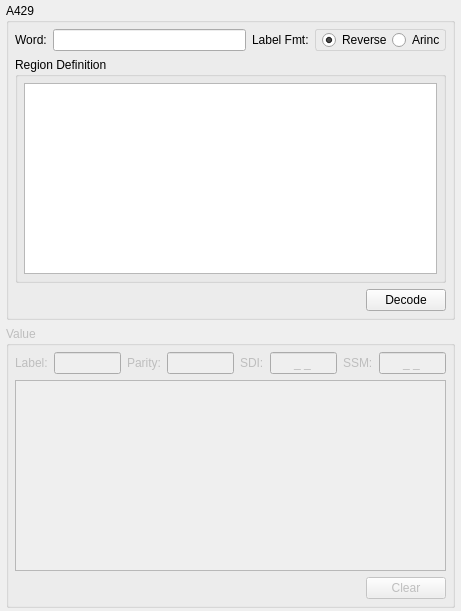
<?xml version="1.0" encoding="UTF-8"?>
<ui version="4.0">
 <author>Binbin Song</author>
 <class>A4292Value</class>
 <widget class="QWidget" name="A4292Value">
  <property name="geometry">
   <rect>
    <x>0</x>
    <y>0</y>
    <width>461</width>
    <height>611</height>
   </rect>
  </property>
  <property name="windowTitle">
   <string>A429-&gt;Value</string>
  </property>
  <layout class="QGridLayout" name="gridLayout">
   <property name="leftMargin">
    <number>6</number>
   </property>
   <property name="topMargin">
    <number>3</number>
   </property>
   <property name="rightMargin">
    <number>6</number>
   </property>
   <property name="bottomMargin">
    <number>3</number>
   </property>
   <item row="0" column="0">
    <widget class="QGroupBox" name="groupBoxA429">
     <property name="title">
      <string>A429</string>
     </property>
     <layout class="QGridLayout" name="gridLayout_5">
      <property name="leftMargin">
       <number>6</number>
      </property>
      <property name="topMargin">
       <number>6</number>
      </property>
      <property name="rightMargin">
       <number>6</number>
      </property>
      <property name="bottomMargin">
       <number>6</number>
      </property>
      <item row="0" column="1">
       <widget class="QLineEdit" name="lineEditA429Word">
        <property name="sizePolicy">
         <sizepolicy hsizetype="Preferred" vsizetype="Fixed">
          <horstretch>0</horstretch>
          <verstretch>0</verstretch>
         </sizepolicy>
        </property>
       </widget>
      </item>
      <item row="2" column="0" colspan="4">
       <layout class="QHBoxLayout" name="horizontalLayout">
        <item>
         <spacer name="horizontalSpacer">
          <property name="orientation">
           <enum>Qt::Horizontal</enum>
          </property>
          <property name="sizeHint" stdset="0">
           <size>
            <width>40</width>
            <height>20</height>
           </size>
          </property>
         </spacer>
        </item>
        <item>
         <widget class="QPushButton" name="pushButtonA429Calc">
          <property name="text">
           <string>Decode</string>
          </property>
         </widget>
        </item>
       </layout>
      </item>
      <item row="1" column="0" colspan="4">
       <widget class="QGroupBox" name="groupBox">
        <property name="title">
         <string>Region Definition</string>
        </property>
        <layout class="QGridLayout" name="gridLayout_4">
         <property name="leftMargin">
          <number>6</number>
         </property>
         <property name="topMargin">
          <number>6</number>
         </property>
         <property name="rightMargin">
          <number>6</number>
         </property>
         <property name="bottomMargin">
          <number>6</number>
         </property>
         <item row="0" column="0">
          <widget class="A429BitsView" name="tableViewA429Region">
           <property name="alternatingRowColors">
            <bool>true</bool>
           </property>
           <attribute name="horizontalHeaderDefaultSectionSize">
            <number>70</number>
           </attribute>
           <attribute name="horizontalHeaderStretchLastSection">
            <bool>true</bool>
           </attribute>
           <attribute name="verticalHeaderMinimumSectionSize">
            <number>22</number>
           </attribute>
           <attribute name="verticalHeaderDefaultSectionSize">
            <number>22</number>
           </attribute>
          </widget>
         </item>
        </layout>
       </widget>
      </item>
      <item row="0" column="0">
       <widget class="QLabel" name="label">
        <property name="sizePolicy">
         <sizepolicy hsizetype="Fixed" vsizetype="Preferred">
          <horstretch>0</horstretch>
          <verstretch>0</verstretch>
         </sizepolicy>
        </property>
        <property name="text">
         <string>Word:</string>
        </property>
       </widget>
      </item>
      <item row="0" column="2">
       <widget class="QLabel" name="label_2">
        <property name="sizePolicy">
         <sizepolicy hsizetype="Fixed" vsizetype="Preferred">
          <horstretch>0</horstretch>
          <verstretch>0</verstretch>
         </sizepolicy>
        </property>
        <property name="text">
         <string>Label Fmt:</string>
        </property>
       </widget>
      </item>
      <item row="0" column="3">
       <widget class="QFrame" name="frameA429Fmt">
        <property name="sizePolicy">
         <sizepolicy hsizetype="Fixed" vsizetype="Preferred">
          <horstretch>0</horstretch>
          <verstretch>0</verstretch>
         </sizepolicy>
        </property>
        <property name="styleSheet">
         <string notr="true">QFrame{ border: 1px solid lightgray; border-radius: 3px;}</string>
        </property>
        <layout class="QGridLayout" name="gridLayout_2">
         <property name="leftMargin">
          <number>6</number>
         </property>
         <property name="topMargin">
          <number>0</number>
         </property>
         <property name="rightMargin">
          <number>0</number>
         </property>
         <property name="bottomMargin">
          <number>0</number>
         </property>
         <property name="spacing">
          <number>0</number>
         </property>
         <item row="0" column="1">
          <widget class="QRadioButton" name="radioButtonA429ARINC">
           <property name="text">
            <string>Arinc</string>
           </property>
          </widget>
         </item>
         <item row="0" column="0">
          <widget class="QRadioButton" name="radioButtonA429Reverse">
           <property name="text">
            <string>Reverse</string>
           </property>
           <property name="checked">
            <bool>true</bool>
           </property>
          </widget>
         </item>
        </layout>
       </widget>
      </item>
     </layout>
    </widget>
   </item>
   <item row="1" column="0">
    <widget class="QGroupBox" name="groupBoxA429Value">
     <property name="enabled">
      <bool>false</bool>
     </property>
     <property name="title">
      <string>Value</string>
     </property>
     <layout class="QGridLayout" name="gridLayout_3">
      <property name="leftMargin">
       <number>6</number>
      </property>
      <property name="topMargin">
       <number>6</number>
      </property>
      <property name="rightMargin">
       <number>6</number>
      </property>
      <property name="bottomMargin">
       <number>6</number>
      </property>
      <item row="0" column="0">
       <widget class="QLabel" name="label_3">
        <property name="text">
         <string>Label:</string>
        </property>
       </widget>
      </item>
      <item row="0" column="1">
       <widget class="QLineEdit" name="lineEditA429Label">
        <property name="alignment">
         <set>Qt::AlignCenter</set>
        </property>
        <property name="readOnly">
         <bool>true</bool>
        </property>
       </widget>
      </item>
      <item row="0" column="2">
       <widget class="QLabel" name="label_4">
        <property name="text">
         <string>Parity:</string>
        </property>
       </widget>
      </item>
      <item row="0" column="3">
       <widget class="QLineEdit" name="lineEditA429Parity">
        <property name="alignment">
         <set>Qt::AlignCenter</set>
        </property>
        <property name="readOnly">
         <bool>true</bool>
        </property>
       </widget>
      </item>
      <item row="0" column="4">
       <widget class="QLabel" name="label_5">
        <property name="text">
         <string>SDI:</string>
        </property>
       </widget>
      </item>
      <item row="0" column="5">
       <widget class="QLineEdit" name="lineEditA429SDI">
        <property name="inputMask">
         <string>B B;_</string>
        </property>
        <property name="alignment">
         <set>Qt::AlignCenter</set>
        </property>
        <property name="readOnly">
         <bool>true</bool>
        </property>
       </widget>
      </item>
      <item row="0" column="6">
       <widget class="QLabel" name="label_6">
        <property name="text">
         <string>SSM:</string>
        </property>
       </widget>
      </item>
      <item row="0" column="7">
       <widget class="QLineEdit" name="lineEditA429SSM">
        <property name="inputMask">
         <string>B B;_</string>
        </property>
        <property name="alignment">
         <set>Qt::AlignCenter</set>
        </property>
        <property name="readOnly">
         <bool>true</bool>
        </property>
       </widget>
      </item>
      <item row="1" column="0" colspan="8">
       <widget class="A429BitsParseView" name="tableWidgetA429Value">
        <property name="alternatingRowColors">
         <bool>true</bool>
        </property>
        <attribute name="horizontalHeaderDefaultSectionSize">
         <number>50</number>
        </attribute>
        <attribute name="horizontalHeaderStretchLastSection">
         <bool>true</bool>
        </attribute>
        <attribute name="verticalHeaderMinimumSectionSize">
         <number>22</number>
        </attribute>
        <attribute name="verticalHeaderDefaultSectionSize">
         <number>22</number>
        </attribute>
       </widget>
      </item>
      <item row="2" column="0" colspan="8">
       <layout class="QHBoxLayout" name="horizontalLayout_2">
        <item>
         <spacer name="horizontalSpacer_2">
          <property name="orientation">
           <enum>Qt::Horizontal</enum>
          </property>
          <property name="sizeHint" stdset="0">
           <size>
            <width>40</width>
            <height>20</height>
           </size>
          </property>
         </spacer>
        </item>
        <item>
         <widget class="QPushButton" name="pushButtonA429Clear">
          <property name="text">
           <string>Clear</string>
          </property>
         </widget>
        </item>
       </layout>
      </item>
     </layout>
    </widget>
   </item>
  </layout>
 </widget>
 <customwidgets>
  <customwidget>
   <class>A429BitsView</class>
   <extends>QTableView</extends>
   <header location="global">view/a429bitsview.h</header>
  </customwidget>
  <customwidget>
   <class>A429BitsParseView</class>
   <extends>QTableWidget</extends>
   <header location="global">view/a429bitsparseview.h</header>
  </customwidget>
 </customwidgets>
 <resources/>
 <connections/>
</ui>
